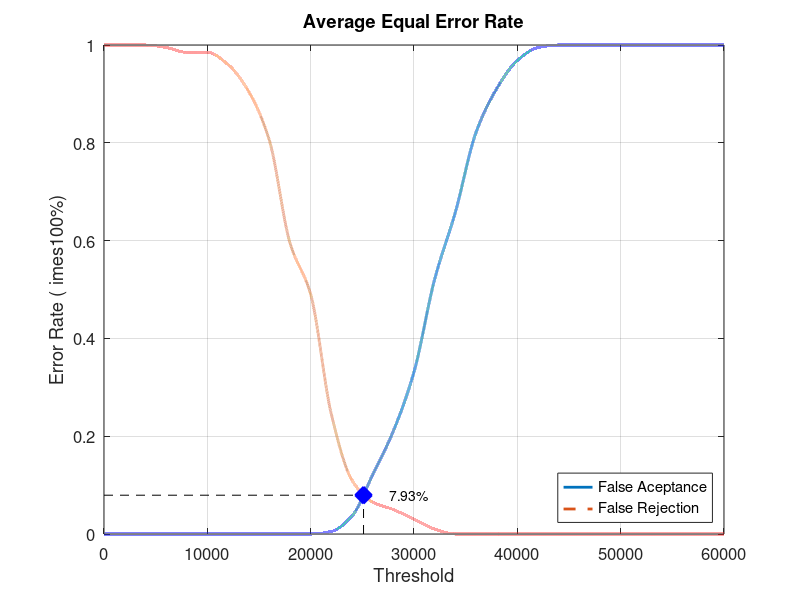
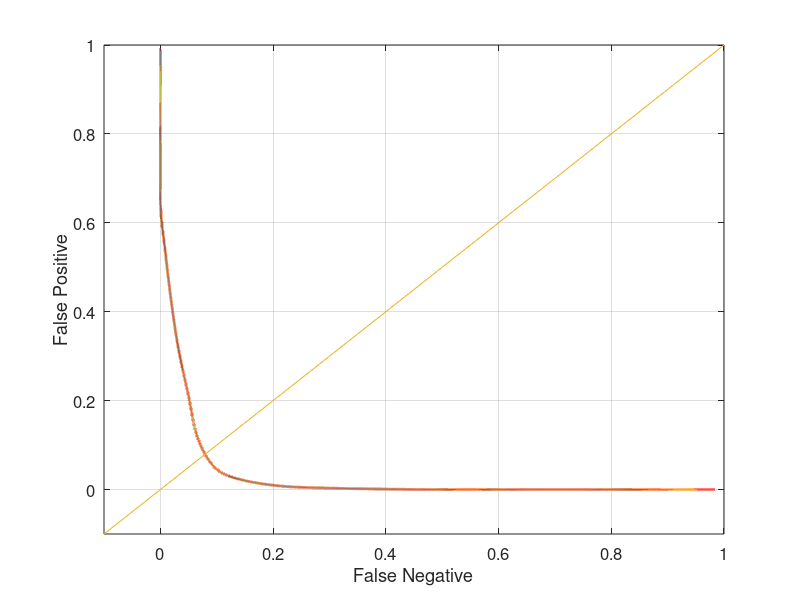

These charts were generated, in order, by the following MATLAB code:
close all;
clear;
clc;
x = 0:2000:60000;
xq = 0:0.5:60000;

y0 = [0 0 0 0 0 0 0 0 0 0 0 0.00526316 0.0368421 0.121053 0.210526 0.331579 0.521053 0.657895 0.821053 0.910526 0.968421 0.994737 1 1 1 1 1 1 1 1 1]
yy0 = interp1(x, y0, xq, 'pchip');
y1 = [1 1 1 0.995 0.985 0.985 0.96 0.905 0.805 0.595 0.49 0.245 0.11 0.065 0.05 0.03 0.01 0 0 0 0 0 0 0 0 0 0 0 0 0 0]
yy1 = interp1(x, y1, xq, 'pchip');

% Calculating EER: 
y2 = abs(y0 - y1);
find(y2 == min(y2))
yy2 = abs(yy0 - yy1);
xEER = find(yy2 == min(yy2));
xEERIndex = xq(xEER) % X-axis EER
yEER = yy0(xEER) % Y-axis EER

main = figure
plot(xq, yy0,'-','LineWidth', 2);	hold on
plot(xq, yy1,'--','LineWidth', 2);	hold on
plot([xEERIndex xEERIndex], [0 yEER], 'k--');	hold on
plot([0 xEERIndex], [yEER yEER], 'k--');	hold on
plot(xEERIndex, yEER, 'bx', 'LineWidth', 10);	hold on
text(xEERIndex + 10 * xEERIndex / 100, yEER, [num2str(round((10000 * yEER)) / 100) '%'])
legend('False Aceptance', 'False Rejection', 'Location', 'SouthEast')
xlabel('Threshold')
ylabel('Error Rate (	imes100%)')
title('Average Equal Error Rate')
set(gca, 'FontSize', 12)
axis([0 60000 0 1])
grid on

print(main, 'Database2_2Main', '-dpng');
FNRxFPR = figure('Color', [1 1 1]);
plot(yy1, yy0, '-', yy1, yy0, 'LineWidth', 2);
hold on
y = -0.1:0.1:1
plot(y, y); 
set(gca, 'FontSize', 12)
xlabel('False Negative')
ylabel('False Positive')
axis([-0.1 1 -0.1 1])
set(gca, 'FontSize', 12)
grid on

print(FNRxFPR, 'Database2_2FNRxFPR','-dpng');
